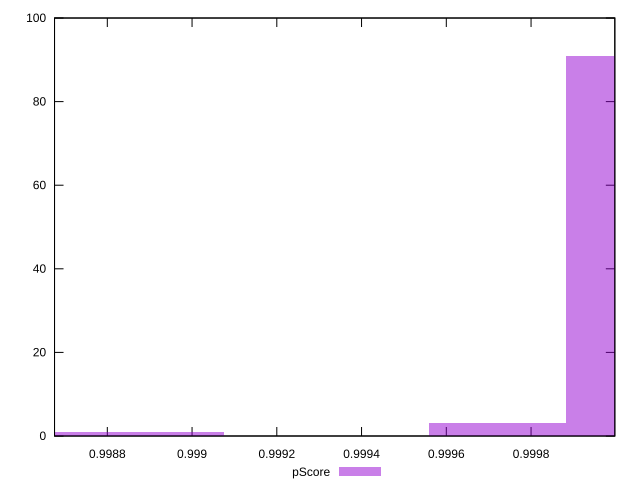

This figure's gnuplot source:
reset

$pScore <<EOF
0.9999620290663773 91
0.998673002925138 1
0.9996397725310675 3
0.9998009007987224 3
0.9989952594604479 1
0.998834131192793 1
EOF

set key outside below
set boxwidth 0.00016112826765491095
set xrange [0.9986754526997363:0.9999977036597235]
set yrange [0:100]
set trange [0:100]
set style fill transparent solid 0.5 noborder
set terminal svg size 640, 490 enhanced background rgb 'white'
set output "report_00019_2021-02-10T18-14-37.922Z//mainthread-work-breakdown/samples/pages+cached+noadtech+nomedia+nocss/pScore/histogram.svg"

plot $pScore title "pScore" with boxes

reset
